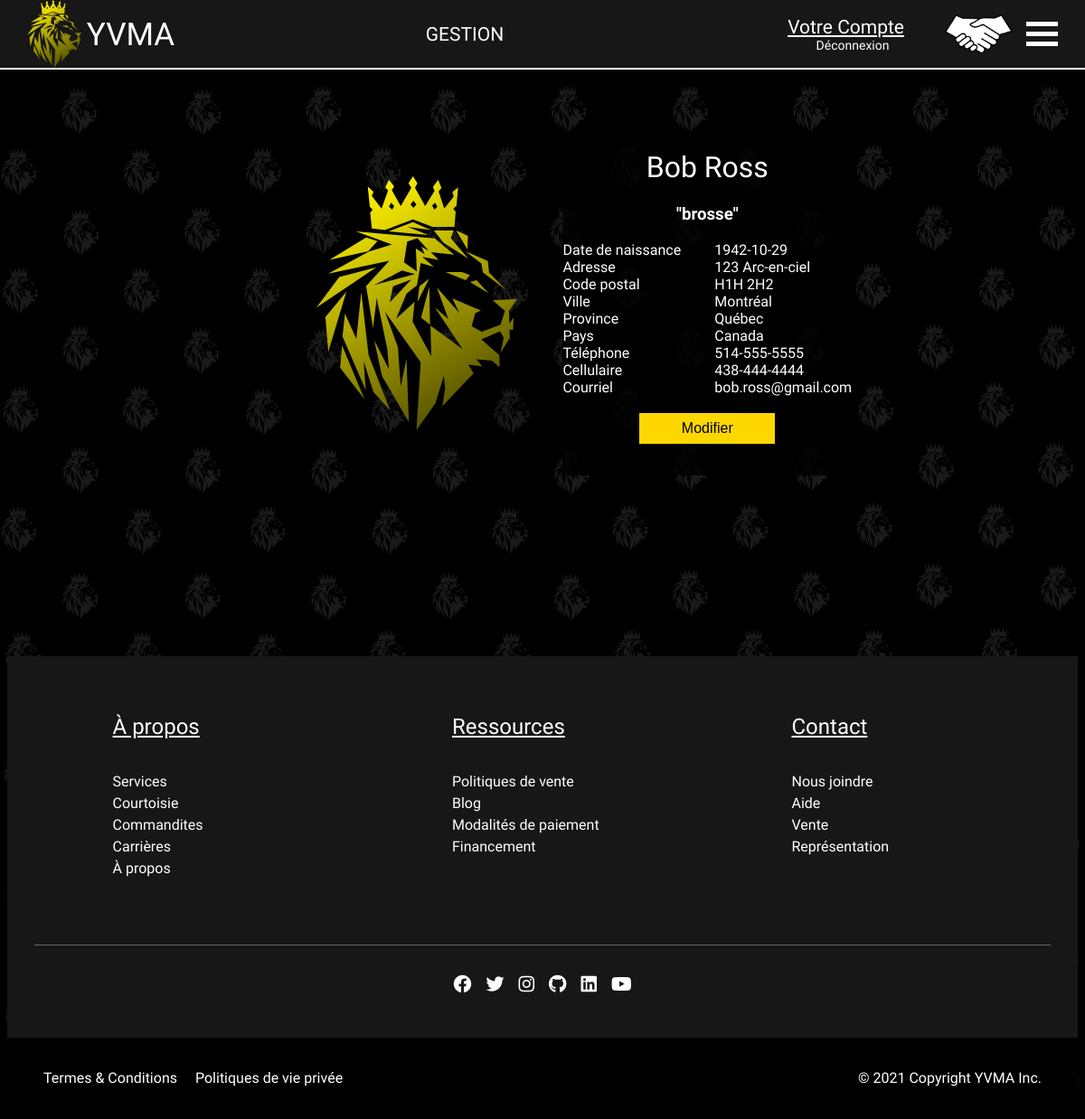
/VEHICULES_DOCCASION_INC/index.php?Utilisateur&action=compte (signed in), run on an earlier commit of the app's database.
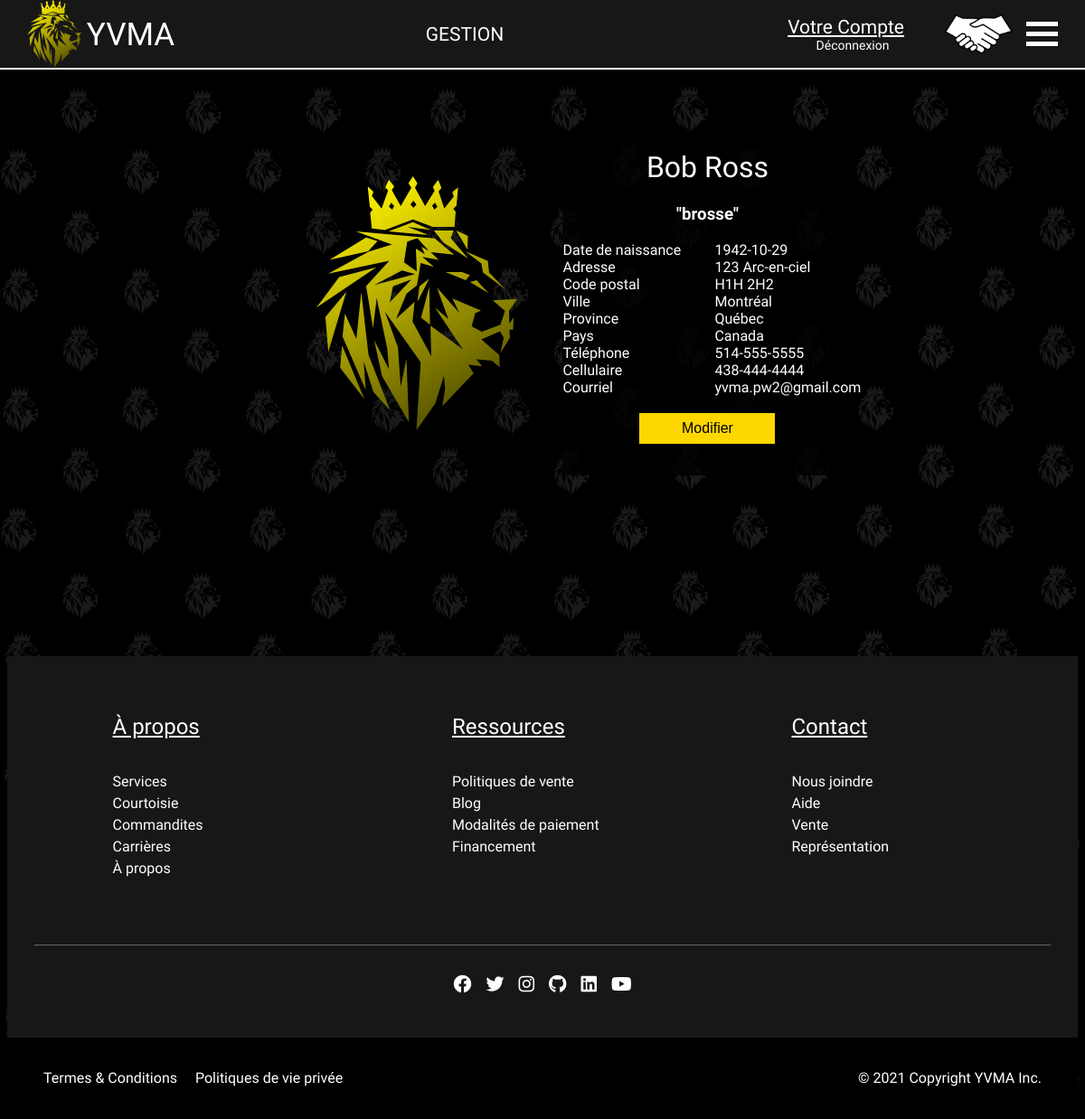
And on a later commit of the database.
### tables this page shows
CREATE TABLE utilisateur (
	idUtilisateur SMALLINT UNSIGNED AUTO_INCREMENT,
	prenom VARCHAR(50) NOT NULL,
	nom VARCHAR(50) NOT NULL,
	dateNaissance DATE NOT NULL,
	adresse VARCHAR(60) NOT NULL,
	codePostal CHAR(7) NOT NULL,
	telephone CHAR(12) NOT NULL,
	cellulaire CHAR(12),
	courriel VARCHAR(60) NOT NULL,
	pseudonyme VARCHAR(20) UNIQUE NOT NULL,
	motDePasse VARCHAR(250) NOT NULL,
	codeOubliMDP VARCHAR(250),
	dateExpirationCode DATE,
	villeId SMALLINT UNSIGNED NOT NULL,
	privilegeId SMALLINT UNSIGNED NOT NULL,
	visibilite BOOLEAN NOT NULL,
	PRIMARY KEY(idUtilisateur),
	FOREIGN KEY(villeId) REFERENCES ville(idVille),
	FOREIGN KEY(privilegeId) REFERENCES privilege(idPrivilege)
);

CREATE TABLE ville (
	idVille SMALLINT UNSIGNED AUTO_INCREMENT,
	nomVilleFR VARCHAR(50) NOT NULL,
	nomVilleEN VARCHAR(50) NOT NULL,
	provinceCode CHAR(2) NOT NULL,
	visibilite BOOLEAN NOT NULL,
	PRIMARY KEY(idVille),
	FOREIGN KEY(provinceCode) REFERENCES province(codeProvince)
);

CREATE TABLE province (
	codeProvince CHAR(2),
	nomProvinceFR VARCHAR(50) NOT NULL,
	nomProvinceEN VARCHAR(50) NOT NULL,
	paysId SMALLINT UNSIGNED NOT NULL,
	visibilite BOOLEAN NOT NULL,
	PRIMARY KEY(codeProvince),
	FOREIGN KEY(paysId) REFERENCES pays(idPays)
);

CREATE TABLE pays (
	idPays SMALLINT UNSIGNED AUTO_INCREMENT,
	nomPaysFR VARCHAR(50) NOT NULL,
	nomPaysEN VARCHAR(50) NOT NULL,
	visibilite BOOLEAN NOT NULL,
	PRIMARY KEY(idPays)
);

### VEHICULES_DOCCASION_INC/index.php (called while the page is built, shortened)
<?php
    function mon_autoloader($classe) {
        $repertoires = array(RACINE . "controleurs/",
						RACINE . "modeles/",
						RACINE . "vues/");
        foreach ($repertoires as $rep) {
            if (file_exists($rep . $classe . ".php")) {
                return;
            }
        }
    }
	Routeur::route();
?>

### VEHICULES_DOCCASION_INC/modeles/TemplateDAO.php (called while the page is built, shortened)
<?php
	abstract class TemplateDAO {
		public function __construct() {
			$this->connexion = new PDO("mysql:host=localhost;dbname=concessionnaire", "root", "");
		}
	}
?>

### VEHICULES_DOCCASION_INC/modeles/Modele_Utilisateur.php (called while the page is built, shortened)
<?php
	class Modele_Utilisateur extends TemplateDAO {
        public function obtenir_utilisateur($id) {
            $requete = "SELECT idUtilisateur, prenom, nom, dateNaissance, adresse, codePostal, telephone,
                cellulaire, courriel, pseudonyme, motDePasse, idVille, nomVilleFR, nomVilleEN, codeProvince,
                nomProvinceFR, nomProvinceEN, idPays, nomPaysFR, nomPaysEN, privilegeId, nomPrivilegeFR,
                nomPrivilegeEN FROM utilisateur JOIN ville ON villeId = idVille
                JOIN province ON provinceCode = codeProvince JOIN pays ON paysId = idPays
                JOIN privilege ON privilegeId = idPrivilege WHERE idUtilisateur = :id";
            $requetePreparee = $this -> connexion -> prepare($requete);
            $requetePreparee -> bindParam(":id", $id);
            $requetePreparee -> execute();
            $requetePreparee -> setFetchMode(PDO::FETCH_CLASS | PDO::FETCH_PROPS_LATE, 'Utilisateur');
            return $requetePreparee -> fetch();
        }
        public function obtenir_par_pseudonyme($pseudonyme) {
            $requete = "SELECT * FROM utilisateur WHERE pseudonyme = :ps";
            $requetePreparee = $this -> connexion -> prepare($requete);
            $requetePreparee -> bindParam(":ps", $pseudonyme);
            $requetePreparee -> execute();
			$utilisateur = $requetePreparee -> fetch();
            return $utilisateur;
        }
	}
?>

### VEHICULES_DOCCASION_INC/modeles/Utilisateur.php (called while the page is built, shortened)
<?php
    class Utilisateur {
        public function __construct($id = 0, $prenom = "", $nom = "", $dateNaissance = "", $adresse = "",
                                    $codePostal = "", $telephone = "", $cellulaire = "", $courriel = "",
                                    $pseudonyme = "", $motDePasse = "", $villeId = 0, $privilegeId = 0,
                                    $visibilite = 1, $nomVilleFR = "", $nomVilleEN = "", $codeProvince = "",
                                    $nomProvinceFR = "", $nomProvinceEN = "", $idPays = 0, $nomPaysFR = "",
                                    $nomPaysEN = "", $nomPrivilegeFR = "", $nomPrivilegeEN = "") {
            $this -> prenom = $prenom;
            $this -> nom = $nom;
            $this -> dateNaissance = $dateNaissance;
            $this -> adresse = $adresse;
            $this -> codePostal = $codePostal;
            $this -> telephone = $telephone;
            $this -> cellulaire = $cellulaire;
            $this -> courriel = $courriel;
            $this -> pseudonyme = $pseudonyme;
            $this -> nomVilleFR = $nomVilleFR;
            $this -> nomProvinceFR = $nomProvinceFR;
            $this -> nomPaysFR = $nomPaysFR;
        }
        public function getPrenom() {
            return $this -> prenom;
        }
        public function getNom() {
            return $this -> nom;
        }
        public function getDateNaissance() {
            return $this -> dateNaissance;
        }
        public function getAdresse() {
            return $this -> adresse;
        }
        public function getCodePostal() {
            return $this -> codePostal;
        }
        public function getTelephone() {
            return $this -> telephone;
        }
        public function getCellulaire() {
            return $this -> cellulaire;
        }
        public function getCourriel() {
            return $this -> courriel;
        }
        public function getPseudonyme() {
            return $this -> pseudonyme;
        }
        public function getNomVilleFR() {
            return $this -> nomVilleFR;
        }
        public function getNomProvinceFR() {
            return $this -> nomProvinceFR;
        }
        public function getNomPaysFR() {
            return $this -> nomPaysFR;
        }
    }
?>

### VEHICULES_DOCCASION_INC/vues/Compte.php (the view)
<?php $utilisateur = $data["utilisateur"] ?>
<div class="compteWrapper">
    <img class="logoCompte" src="assets/logo_icones/YVMA_logo_gold.svg">
    <div class="compte">
        <h1><?= $utilisateur -> getPrenom() . " " . $utilisateur -> getNom() ?></h1>
        <h3>"<?= $utilisateur -> getPseudonyme() ?>"</h3>
        <div class="compteColumns">
            <div>Date de naissance</div>
            <div>Adresse</div>
            <div>Code postal</div>
            <div>Ville</div>
            <div>Province</div>
            <div>Pays</div>
            <div>Téléphone</div>
            <div>Cellulaire</div>
            <div>Courriel</div>
            <div><?= $utilisateur -> getDateNaissance() ?></div>
            <div><?= $utilisateur -> getAdresse() ?></div>
            <div><?= $utilisateur -> getCodePostal() ?></div>
            <div><?= $utilisateur -> getNomVilleFR() ?></div>
            <div><?= $utilisateur -> getNomProvinceFR() ?></div>
            <div><?= $utilisateur -> getNomPaysFR() ?></div>
            <div><?= $utilisateur -> getTelephone() ?></div>
            <div><?= $utilisateur -> getCellulaire() ?></div>
            <div><?= $utilisateur -> getCourriel() ?></div>
        </div><br>
        <a href="index.php?Utilisateur&action=formulaireModifierUtilisateur"><button class="button" type="submit" value="Enregistrer">Modifier</button></a>
    </div>
</div>

What changed in the data, as far as the page shows it:
changed utilisateur "Bob": courriel "bob.ross@gmail.com" → "yvma.pw2@gmail.com"
